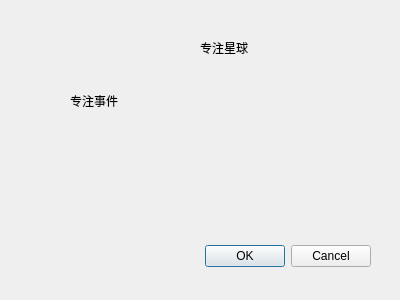
<?xml version="1.0" encoding="UTF-8"?>
<ui version="4.0">
 <class>Dialog</class>
 <widget class="QDialog" name="Dialog">
  <property name="geometry">
   <rect>
    <x>0</x>
    <y>0</y>
    <width>400</width>
    <height>300</height>
   </rect>
  </property>
  <property name="windowTitle">
   <string>Dialog</string>
  </property>
  <widget class="QDialogButtonBox" name="buttonBox">
   <property name="geometry">
    <rect>
     <x>30</x>
     <y>240</y>
     <width>341</width>
     <height>32</height>
    </rect>
   </property>
   <property name="orientation">
    <enum>Qt::Horizontal</enum>
   </property>
   <property name="standardButtons">
    <set>QDialogButtonBox::Cancel|QDialogButtonBox::Ok</set>
   </property>
  </widget>
  <widget class="QLabel" name="label">
   <property name="geometry">
    <rect>
     <x>200</x>
     <y>40</y>
     <width>54</width>
     <height>16</height>
    </rect>
   </property>
   <property name="text">
    <string>专注星球</string>
   </property>
  </widget>
  <widget class="QLabel" name="thingLabel">
   <property name="geometry">
    <rect>
     <x>70</x>
     <y>90</y>
     <width>51</width>
     <height>21</height>
    </rect>
   </property>
   <property name="text">
    <string>专注事件</string>
   </property>
  </widget>
 </widget>
 <resources/>
 <connections>
  <connection>
   <sender>buttonBox</sender>
   <signal>accepted()</signal>
   <receiver>Dialog</receiver>
   <slot>accept()</slot>
   <hints>
    <hint type="sourcelabel">
     <x>248</x>
     <y>254</y>
    </hint>
    <hint type="destinationlabel">
     <x>157</x>
     <y>274</y>
    </hint>
   </hints>
  </connection>
  <connection>
   <sender>buttonBox</sender>
   <signal>rejected()</signal>
   <receiver>Dialog</receiver>
   <slot>reject()</slot>
   <hints>
    <hint type="sourcelabel">
     <x>316</x>
     <y>260</y>
    </hint>
    <hint type="destinationlabel">
     <x>286</x>
     <y>274</y>
    </hint>
   </hints>
  </connection>
 </connections>
</ui>
